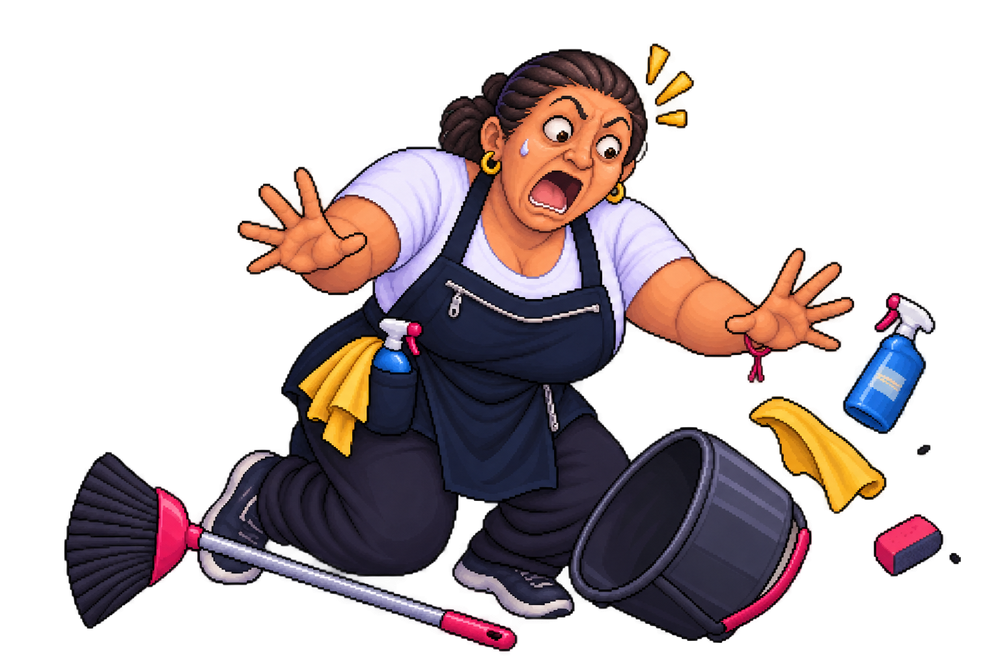
#> input picture assets/character/raw/cleaner-panic.png, 1000 x 667 px, shrunk from 1536 x 1024 before the run
$ python cutout_bg.py
#> lines starting #> are read from the running program, lines starting #| are printed output that depends on the picture; after the words box and inside, x2 and y2 are one past the last pixel; in counts of white or black regions, pixels touching at a corner belong together
#!/usr/bin/env python
"""Подготовка сырых артов помощницы: альфа, шум вырезания, каноническое имя.

Картинки приходят уже с вырезанным фоном, поэтому инструмент больше не угадывает,
где фон: он берёт альфу картинки как есть и только убирает шум вырезания.

1. Вуаль (альфа 1..2, невидимые крохи по всему фону) — в ноль: это остатки
   вырезания, в кадре им делать нечего.
2. Плотное тело (альфа 250..254) — в 255. Вырезалка оставила персонажа чуть
   прозрачным, и на тёмной теме сквозь него еле заметно просвечивает фон.

Если альфы в картинке нет (фон зашит в неё), фон заливается от границ кадра по
цвету угла. Это работает для однотонного фона; про сложный (полосы, глитчи,
панели) инструмент честно пишет, что не умеет, — такой фон надо вырезать до.

Прошлый вариант этого инструмента (заливка по карте краёв, квантование и списки
прямоугольников-добивок) удалён вместе с артами с зашитым фоном: он прорубал в
персонаже дыры там, где тёмная одежда похожа на тёмный фон.

Запуск из корня проекта:
    ./venv/Scripts/python.exe tools/cutout_bg.py

Положи картинку в assets/character/raw под каноническим именем (cleaner-panic.png,
cleaner-calm.png, cleaner-think.png, cleaner-idle.png, cleaner-scan.png) — инструмент
отработает её на месте и коротко отчитается цифрами.
"""
from __future__ import annotations

from collections import deque
from pathlib import Path

import numpy as np
from PIL import Image

ROOT = Path(__file__).resolve().parent.parent
RAW = ROOT / "assets" / "character" / "raw"

# Файл и допуск цвета для заливки однотонного фона (если альфы в картинке нет).
JOBS = (
    ("cleaner-panic.png", 26.0),
    ("cleaner-calm.png", 26.0),
    ("cleaner-think.png", 26.0),
    ("cleaner-idle.png", 26.0),
    ("cleaner-scan.png", 26.0),
)

# Альфа 1..2 — невидимый шум вырезания по фону, обнуляем.
VEIL_MAX = 2
# Альфа 250..254 — плотное тело, подтягиваем к полной непрозрачности.
SOLID_MIN = 250


def clean_alpha(alpha: np.ndarray) -> np.ndarray:
    """Убрать шум вырезания: вуаль в ноль, плотное тело в полную непрозрачность."""
    result = alpha.copy()
    result[result <= VEIL_MAX] = 0
    result[result >= SOLID_MIN] = 255
    return result


def flat_background(rgb: np.ndarray, tolerance: float) -> np.ndarray:
    """Залить однотонный фон от границ кадра: True — это фон.

    Тянемся от рамки по пикселям, отличающимся от цвета угла не сильнее допуска.
    Сложный фон так не снять — он и не снимется: останутся непрозрачные куски,
    и в отчёте это будет видно по числу оставшихся пикселей.
    """
    height, width, _ = rgb.shape
    corner = np.stack(
        [
            rgb[0:5, 0:5].reshape(-1, 3),
            rgb[0:5, -5:].reshape(-1, 3),
            rgb[-5:, 0:5].reshape(-1, 3),
            rgb[-5:, -5:].reshape(-1, 3),
        ]
    ).mean(axis=(0, 1))

    background = np.zeros((height, width), dtype=bool)
    queue: deque = deque()
    for x in range(width):
        queue.append((0, x))
        queue.append((height - 1, x))
    for y in range(height):
        queue.append((y, 0))
        queue.append((y, width - 1))

    while queue:
        y, x = queue.popleft()
        if background[y, x]:
            continue
        if float(np.abs(rgb[y, x] - corner).max()) > tolerance:
            continue
        background[y, x] = True
        for dy, dx in ((1, 0), (-1, 0), (0, 1), (0, -1)):
            ny, nx = y + dy, x + dx
            if 0 <= ny < height and 0 <= nx < width and not background[ny, nx]:
                queue.append((ny, nx))
    return background


def prepare(path: Path, tolerance: float) -> tuple[Image.Image, str]:
    """Открыть арт, привести альфу в порядок и рассказать, что сделано."""
#> called with tolerance = 26
    image = Image.open(path).convert("RGBA")
#> image is the input picture: PIL image 1000x667 RGBA; mean R, G, B, A 41.1, 30.5, 31.9, 96.3
    alpha = np.array(image)[..., 3]
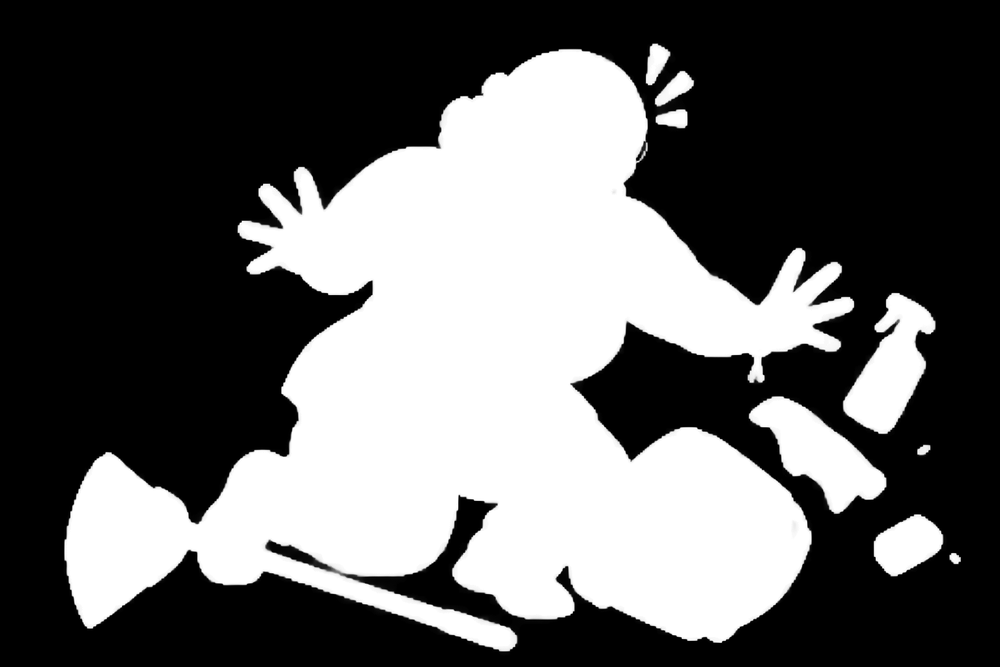
#> alpha: shape (667, 1000); min 0, max 255, mean 96.3

    if int(alpha.min()) == 255:
        # Альфы нет вовсе: фон зашит в картинку, заливаем от границ.
        background = flat_background(np.array(image)[..., :3].astype(np.float32), tolerance)
        filled = int(background.sum())
        result = image.copy()
        result.putalpha(Image.fromarray(np.where(background, 0, 255).astype(np.uint8)))
        return result, f"альфы в картинке нет: фон залит от границ, снято {filled} px"

    veil = int(((alpha > 0) & (alpha <= VEIL_MAX)).sum())
#> veil = 4484
    solid = int(((alpha >= SOLID_MIN) & (alpha < 255)).sum())
#> solid = 6374
    result = image.copy()
    result.putalpha(Image.fromarray(clean_alpha(alpha)))
#> in clean_alpha, `result[result <= VEIL_MAX] = 0`: result: shape (667, 1000); 0.67% of pixels changed, all inside (x1, y1, x2, y2) = (61, 41, 963, 656)
#> in clean_alpha, `result[result >= SOLID_MIN] = 255`: result: shape (667, 1000); min 0, max 255, mean 96.3
#> result: PIL image 1000x667 RGBA
    return result, f"вуаль в ноль: {veil} px, тело в сплошное: {solid} px"


def main() -> int:
    for name, tolerance in JOBS:
        path = RAW / name
        if not path.is_file():
            print(f"{name}: нет файла, пропускаю")
            continue
        result, note = prepare(path, tolerance)
        alpha = np.array(result)[..., 3]
        body = int((alpha > 0).sum())
#> body = 266560
        print(f"{name}: {result.width}x{result.height}, непрозрачных {body} px — {note}")
#| cleaner-panic.png: 1000x667, непрозрачных 266560 px — вуаль в ноль: 4484 px, тело в сплошное: 6374 px
        result.save(path)
#> pass 2 of the loop in main, `for name, tolerance in JOBS:`:
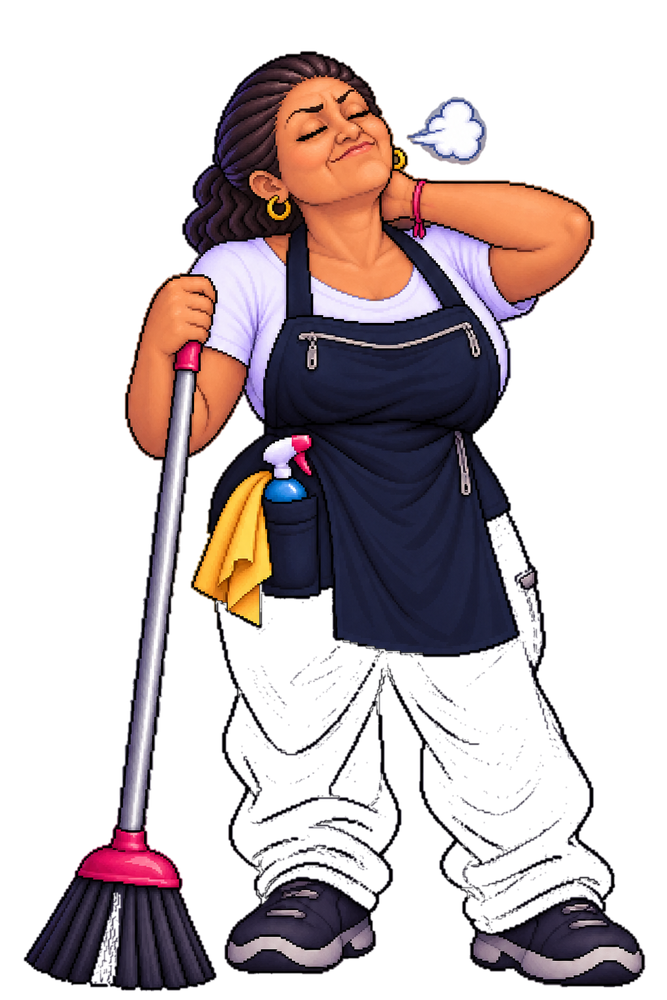
#> input picture assets/character/raw/cleaner-calm.png, 667 x 1000 px, shrunk from 1024 x 1536 before the run
#> in prepare, image is the input picture: PIL image 667x1000 RGBA; mean R, G, B, A 38.6, 28.3, 30.2, 90.7
#> in prepare (call 2), `alpha = np.array(image)[..., 3]`:
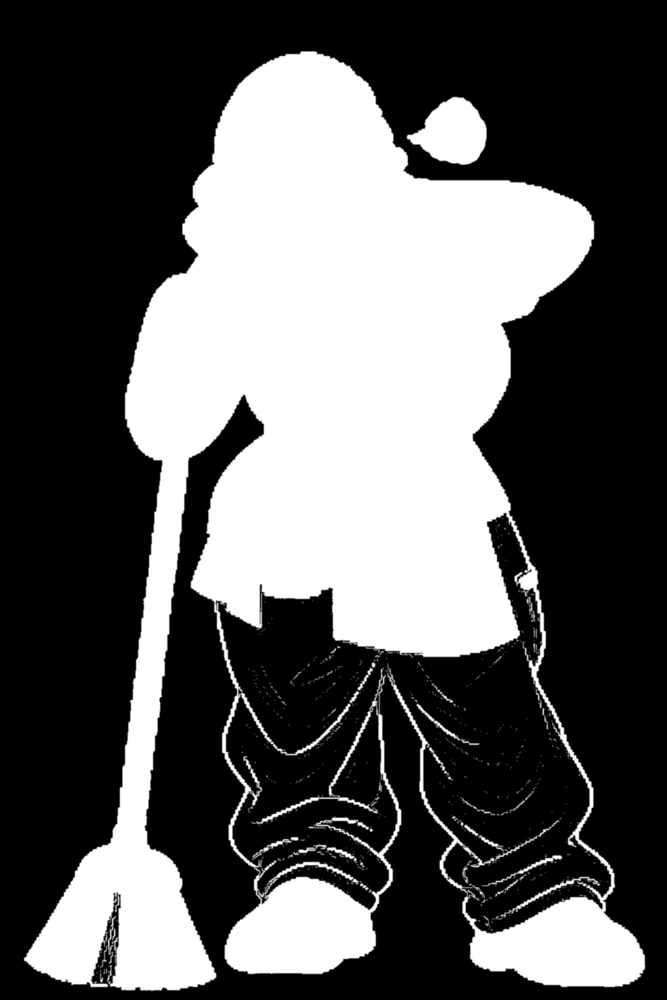
#> alpha: shape (1000, 667); min 0, max 255, mean 90.7
#> veil = 8513
#> solid = 5558
#> body = 254794
#| cleaner-calm.png: 667x1000, непрозрачных 254794 px — вуаль в ноль: 8513 px, тело в сплошное: 5558 px
#> pass 3 of the loop in main, `for name, tolerance in JOBS:`:
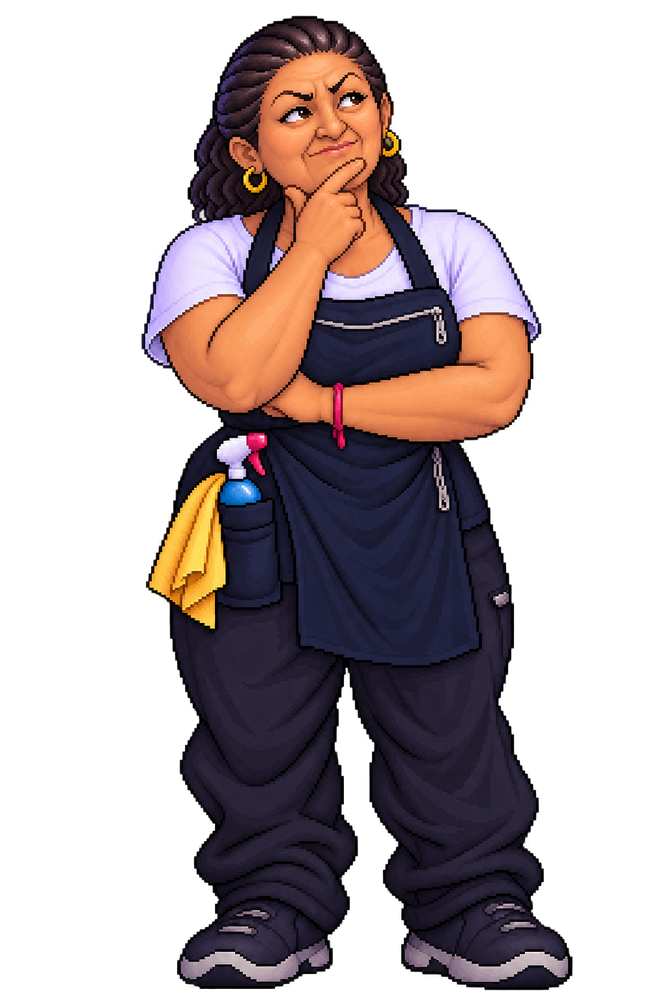
#> input picture assets/character/raw/cleaner-think.png, 667 x 1000 px, shrunk from 1024 x 1536 before the run
#> in prepare, image is the input picture: PIL image 667x1000 RGBA; mean R, G, B, A 38.5, 28.3, 29.8, 107.7
#> in prepare (call 3), `alpha = np.array(image)[..., 3]`:
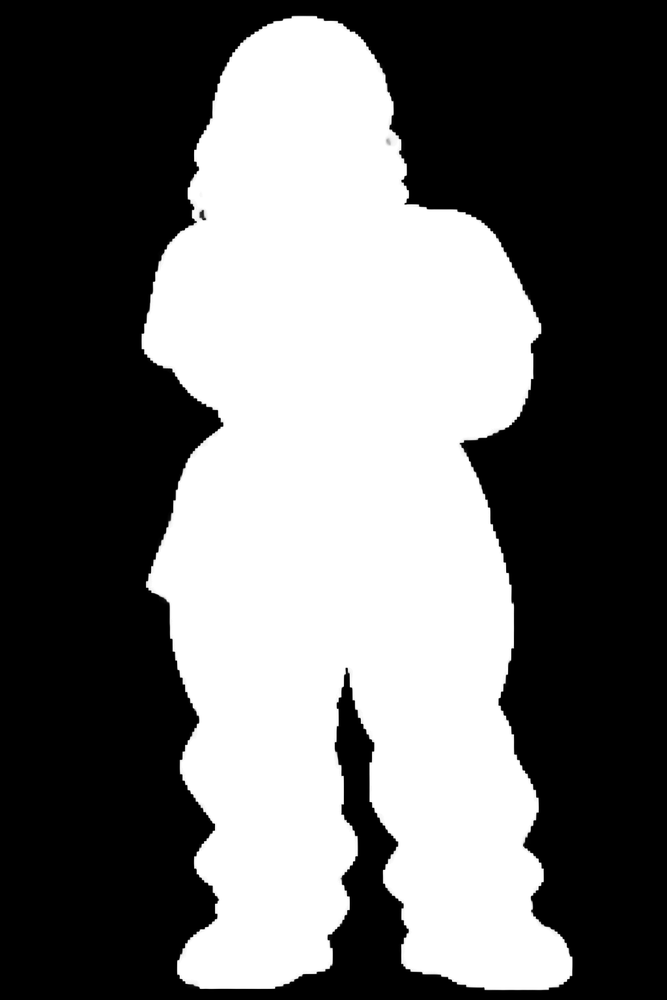
#> alpha: shape (1000, 667); min 0, max 255, mean 107.7
#> veil = 2124
#> solid = 3942
#> body = 286486
#| cleaner-think.png: 667x1000, непрозрачных 286486 px — вуаль в ноль: 2124 px, тело в сплошное: 3942 px
#> the loop made 5 passes; the first 3 are shown
    return 0


if __name__ == "__main__":
    raise SystemExit(main())
#> (the program exits here)
